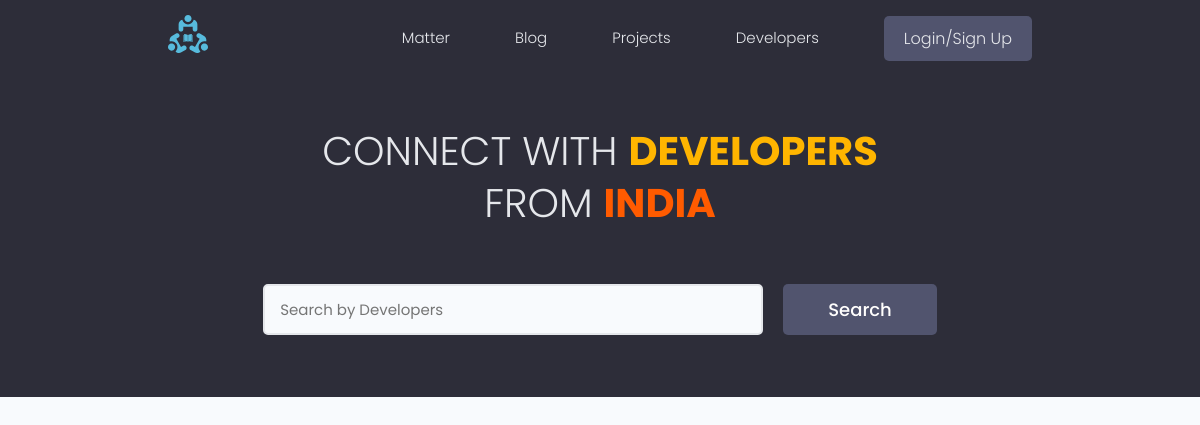
The page /user/ on the database as committed earlier.
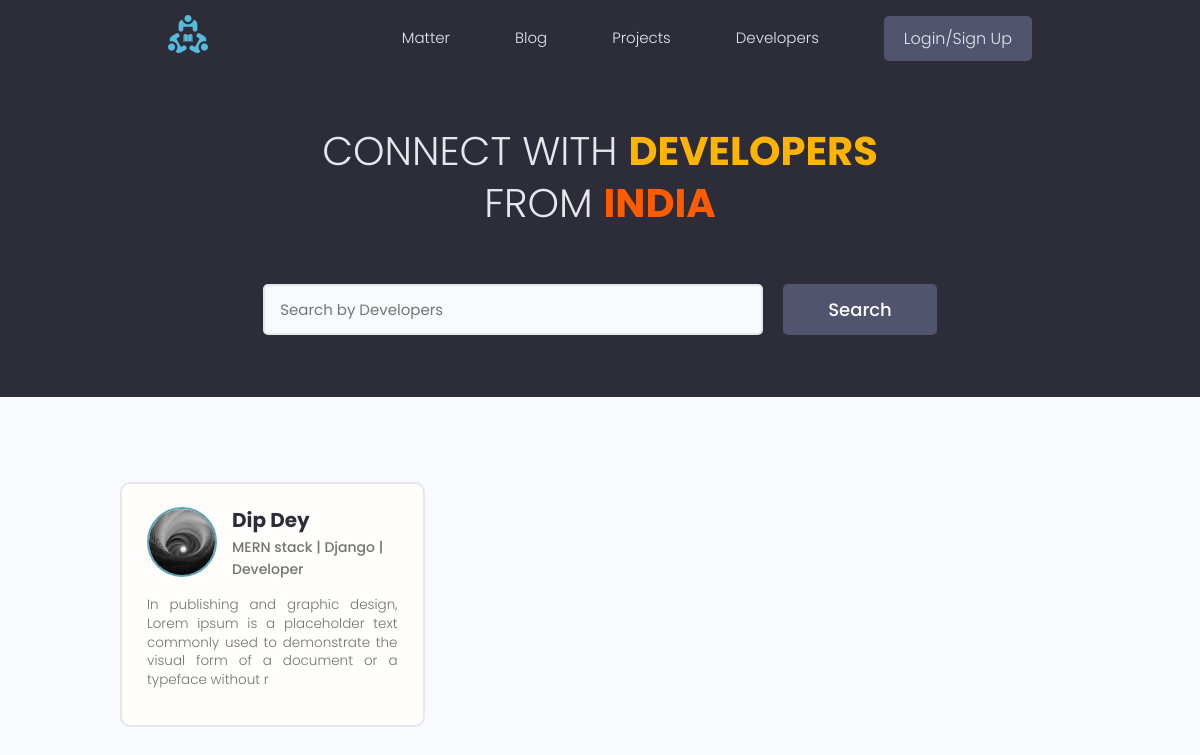
The same page on the database as committed later.
### users/models.py (models this page shows, shortened)
class Profile(models.Model):
    user = models.OneToOneField(User, on_delete = models.CASCADE, null=True, blank= True)
    name = models.CharField(max_length=200, blank=True, null=True)
    username = models.CharField(max_length=200, blank=True, null=True)
    email= models.EmailField(max_length=500, blank=True, null=True)
    location = models.CharField(max_length=200, blank=True, null=True)
    bio = models.TextField(null=True, blank=True)
    short_intro = models.TextField(blank=True, null=True)
    social_twitter = models.CharField(max_length=200, blank=True, null=True)
    social_linkedin = models.CharField(max_length=200, blank=True, null=True)
    social_youtube = models.CharField(max_length=200, blank=True, null=True)
    social_website = models.CharField(max_length=200, blank=True, null=True)
    social_instagram = models.CharField(max_length=200, blank=True, null=True)
    social_github = models.CharField(max_length=200, blank=True, null=True)
    profile_image = models.ImageField(null=True, blank=True, upload_to='profiles/', default = 'profiles/user-default.png')
    id = models.UUIDField(default=uuid.uuid4, unique = True, primary_key=True, editable= False)
    created_at = models.DateTimeField(auto_now_add=True)
    @property
    def imageURL(self):
        try:
            url = self.profile_image.url
        except:
            url = ''
        return url

### users/views.py (the view)
# urls.py: path('', views.profiles, name='profiles'),
def profiles(request):
    profiles, search_query = searchProfiles(request)
    context = {'profiles' : profiles, 'search-query': search_query}
    return render(request, 'users/profiles.html', context)

### users/utils.py (called while the page is built)
def searchProfiles(request):
    search_query = ''
    if request.GET.get('text'):
        search_query =  request.GET.get('text')
    skills = Skill.objects.filter(name__icontains= search_query)
    profiles = Profile.objects.distinct().filter(Q(name__icontains=search_query) |
         Q(skill__in=skills)
        , email__contains='@vedantu.com')
    return profiles, search_query

### users/templates/users/profiles.html (shortened to what this page needs)
{% extends 'main.html' %}
{% block content %}
<main class="home">
    <section class="hero-section text-center">
      <div class="container container--narrow">
        <div class="hero-section__box">
          <h2>CONNECT WITH <span style="color: #FFB500;">DEVELOPERS</span></h2>
          <h2>FROM <span style="color: #FF5B00;">INDIA</span></h2>
        </div>
        <div class="hero-section__search">
          <form class="form" action="{% url 'profiles' %}" method="get">
            <div class="form__field">
              <input class="input input--text" id="formInput#search" type="text" name="text"
                value='{{search_query}}'  placeholder="Search by Developers" />
            </div>
            <input class="btn btn--sub btn--lg" type="submit" value="Search" />
          </form>
        </div>
      </div>
    </section>
    <section class="devlist">
      <div class="container">
        <div class="grid grid--three">
          {% for profile in profiles %}
          <div class="column card">
            <div class="dev">
              <a href="{% url 'user-profile' profile.id %}" class="card__body">
                <div class="dev__profile">
                  <img class="avatar avatar--md" src="{{profile.imageURL}}" alt="image" />
                  <div class="dev__meta">
                    <h3>{{profile.name}}</h3>
                    <h5>{{profile.short_intro|slice:'60'}}</h5>
                  </div>
                </div>
                <p class="dev__info">{{profile.bio|slice:'150'}}</p>
              </a>
            </div>
          </div>
          {% endfor %}
        </div>
      </div>
    </section>
  </main>
{% endblock %}

Rows that differ between the two databases and show on the page:
now on this page (row edited): Profile: imageURL (picture), name "Dip Dey", short_intro "MERN stack | Django | Developer", bio "In publishing and graphic design, Lorem ipsum is a placeholder text commonly used to demonstrate the visual form of a document or a typeface without r"
